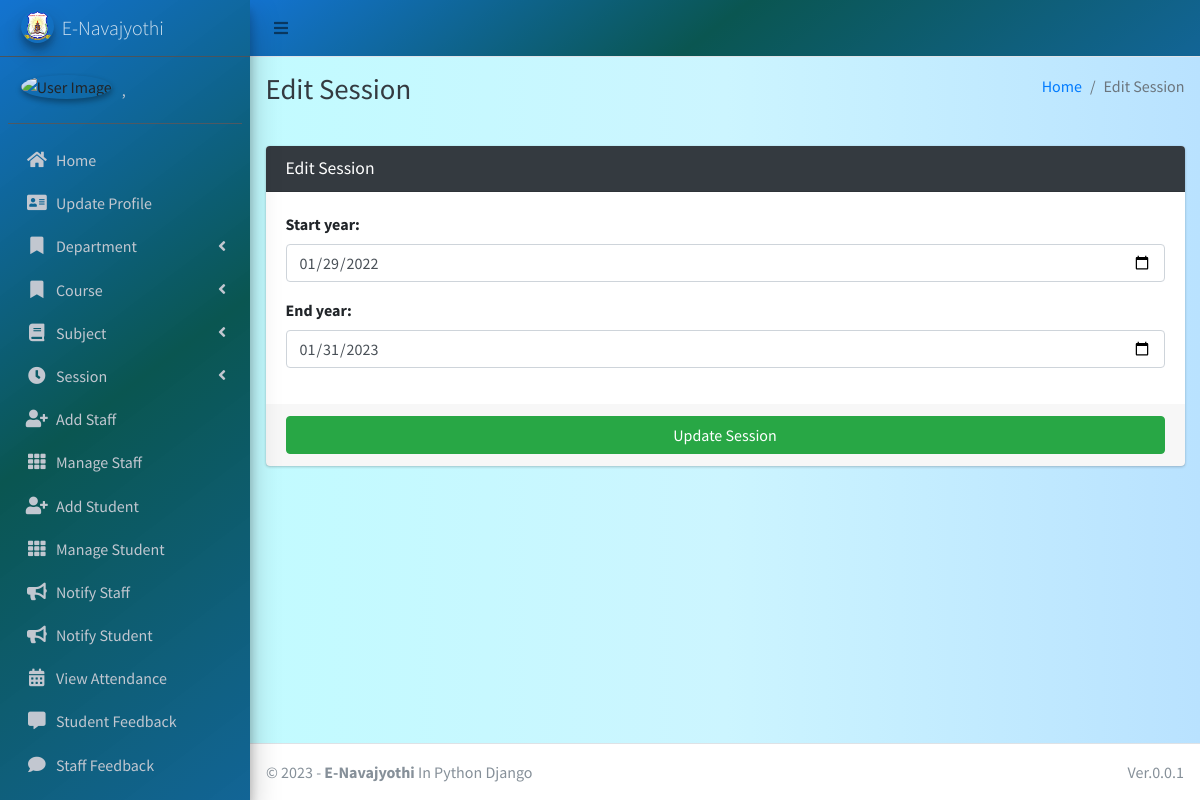
Screenshot of /session/edit/1 (signed in) with the database file from the repository.
### main_app/models.py (models this page shows, shortened)
class CustomUser(AbstractUser):
    USER_TYPE = ((1, "HOD"), (2, "Staff"), (3, "Student"))
    GENDER = [("M", "Male"), ("F", "Female")]
    username = None  # Removed username, using email instead
    email = models.EmailField(unique=True)
    user_type = models.CharField(default=1, choices=USER_TYPE, max_length=1)
    gender = models.CharField(max_length=1, choices=GENDER)
    profile_pic = models.ImageField()
    address = models.TextField()
    fcm_token = models.TextField(default="")  # For firebase notifications
    created_at = models.DateTimeField(auto_now_add=True)
    updated_at = models.DateTimeField(auto_now=True)
    USERNAME_FIELD = "email"
    REQUIRED_FIELDS = []
    objects = CustomUserManager()
    phone_num = models.IntegerField(max_length=12 ,null=True,blank=False)
    aadhar_num = models.IntegerField(max_length=12,null=True,blank=False)
    date_of_birth = models.DateField(null=True,blank=False)
    def __str__(self):
        return self.last_name + ", " + self.first_name

class Session(models.Model):
    start_year = models.DateField()
    end_year = models.DateField()

### main_app/hod_views.py (the view)
def edit_session(request, session_id):
    instance = get_object_or_404(Session, id=session_id)
    form = SessionForm(request.POST or None, instance=instance)
    context = {'form': form, 'session_id': session_id,
               'page_title': 'Edit Session'}
    if request.method == 'POST':
        if form.is_valid():
            try:
                form.save()
                messages.success(request, "Session Updated")
                return redirect(reverse('edit_session', args=[session_id]))
            except Exception as e:
                messages.error(
                    request, "Session Could Not Be Updated " + str(e))
                return render(request, "hod_template/edit_session_template.html", context)
        else:
            messages.error(request, "Invalid Form Submitted ")
            return render(request, "hod_template/edit_session_template.html", context)
    else:
        return render(request, "hod_template/edit_session_template.html", context)

### main_app/forms.py
class SessionForm(FormSettings):
    def __init__(self, *args, **kwargs):
        super(SessionForm, self).__init__(*args, **kwargs)
    class Meta:
        model = Session
        fields = '__all__'
        widgets = {
            'start_year': DateInput(attrs={'type': 'date'}),
            'end_year': DateInput(attrs={'type': 'date'}),
        }

### main_app/templates/hod_template/edit_session_template.html
{% extends 'main_app/base.html' %}
{% load static %}
{% block page_title %}{{page_title}}{% endblock page_title %}
{% block content %}
<section class="content">
    <div class="container-fluid">
        <div class="row">
            <div class="col-md-12">
                <div class="card card-dark">
                    <div class="card-header">
                        <h3 class="card-title">{{page_title}}</h3>
                    </div>
                    {% include "main_app/form_template.html" with messages=messages  form=form button_text="Update Session"%}
                </div>
            </div>
        </div>
    </div>
</section>
{% endblock content %}

### main_app/templates/main_app/sidebar_template.html (shortened to what this page needs)
{% load static %}
<aside class="main-sidebar sidebar-dark-info elevation-4 " style="background: rgb(0,104,205);
background: linear-gradient(143deg, rgba(0,104,205,0.9248949579831933) 0%, rgba(0,79,74,0.9613095238095238) 49%, rgba(0,89,142,0.9276960784313726) 100%);">
    {% if request.user.user_type == '1' %}
    <a href="{% url 'admin_home' %}" class="brand-link">
        <img src="{% static 'dist/img/nava_logo.png' %} " alt="AdminLTE Logo"
            class="brand-image img-circle elevation-3" >
        <span class="brand-text font-weight-light">E-Navajyothi</span>
    </a>
      <div class="sidebar">
        <div class="user-panel mt-3 pb-3 mb-3 d-flex">
            <div class="image">
                <img src="{{ request.user.profile_pic}}" class="img-circle elevation-2" alt="User Image">
            </div>
            <div class="info">
                <a href="#" class="d-block">{{user}}</a>
            </div>
        </div>
        <nav class="mt-2 ">
            <ul class="nav nav-pills nav-sidebar flex-column " data-widget="treeview" role="menu" data-accordion="false">
                <li class="nav-item">
                    {% url 'admin_home' as admin_home %}
                    <a href="{{admin_home}}" class="nav-link {% if admin_home == request.path %} active {% endif %}">
                        <i class="nav-icon fas fa-home"></i>
                        <p >
                            Home
                        </p>
                    </a>
                </li>
                <li class="nav-item">
                    {% url 'admin_view_profile' as admin_view_profile %}
                    <a href="{{admin_view_profile}}"
                        class="nav-link {% if admin_view_profile == request.path %} active {% endif %}">
                        <i class="nav-icon fas fa-address-card"></i>
                        <p>
                            Update Profile
                        </p>
                    </a>
                </li>
            <li class="nav-item has-treeview">
                    <a href="#" class="nav-link">
                        <i class="nav-icon fas fa-bookmark"></i>
                        <p>
                            Department
                            <i class="fas fa-angle-left right"></i>
                        </p>
                    </a>
                </li>
                <li class="nav-item has-treeview">
                    <a href="#" class="nav-link">
                        <i class="nav-icon fas fa-bookmark"></i>
                        <p>
                            Course
                            <i class="fas fa-angle-left right"></i>
                        </p>
                    </a>
                </li>
                <li class="nav-item has-treeview">
                    <a href="#" class="nav-link">
                        <i class="nav-icon fas fa-book"></i>
                        <p>
                            Subject
                            <i class="fas fa-angle-left right"></i>
                        </p>
                    </a>
                </li>
                <li class="nav-item has-treeview">
                    <a href="#" class="nav-link">
                        <i class="nav-icon fas fa-clock"></i>
                        <p>
                            Session
                            <i class="fas fa-angle-left right"></i>
                        </p>
                    </a>
                </li>
                <li class="nav-item">
                    {% url 'add_staff' as add_staff %}
                    <a href="{{add_staff}}" class="nav-link {% if add_staff == request.path %} active {% endif %}">
                        <i class="nav-icon fas fa-user-plus"></i>
                        <p>
                            Add Staff
                        </p>
                    </a>
                </li>
                <li class="nav-item">
                    {% url 'manage_staff' as manage_staff %}
                    {% url 'edit_staff' staff_id as edit_staff %}
                    <a href="{{manage_staff}}"
                        class="nav-link {% if manage_staff == request.path or request.path == edit_staff %} active {% endif %}">
                        <i class="nav-icon fas fa-th"></i>
                        <p>
                            Manage Staff
                        </p>
                    </a>
                </li>
                <li class="nav-item">
                    {% url 'add_student' as add_student%}
                    <a href="{{add_student}}" class="nav-link  {% if add_student == request.path %} active {% endif %}">
                        <i class="nav-icon fas fa-user-plus"></i>
                        <p>
                            Add Student
                        </p>
                    </a>
                </li>
                <li class="nav-item">
                    {% url 'manage_student' as manage_student %}
                    {% url 'edit_student' student_id as edit_student %}
                    <a href="{{manage_student}}"
                        class="nav-link  {% if edit_student == request.path or manage_student == request.path %} active {% endif %}">
                        <i class="nav-icon fas fa-th"></i>
                        <p>
                            Manage Student
                        </p>
                    </a>
                </li>
                <li class="nav-item">
                    {% url 'admin_notify_staff' as admin_notify_staff %}
                    <a href="{{admin_notify_staff}}"
                        class="nav-link {% if admin_notify_staff == request.path %} active {% endif %}">
                        <i class="nav-icon fas fa-bullhorn"></i>
                        <p>
                            Notify Staff
                        </p>
                    </a>
                </li>
                <li class="nav-item">
                    {% url 'admin_notify_student' as admin_notify_student %}
                    <a href="{{admin_notify_student}}"
                        class="nav-link {% if admin_notify_student == request.path %} active {% endif %}">
                        <i class="nav-icon fas fa-bullhorn"></i>
                        <p>
                            Notify Student
                        </p>
                    </a>
                </li>
                <li class="nav-item">
                    {% url 'admin_view_attendance' as admin_view_attendance %}
                <li class="nav-item">
                    <a href="{{admin_view_attendance}}"
                        class="nav-link  {% if admin_view_attendance == request.path %} active {% endif %}">
                        <i class="nav-icon fas fa-calendar-alt"></i>
                        <p>
                            View Attendance
                        </p>
                    </a>
                </li>
                <li class="nav-item">
                    {% url 'student_feedback_message' as student_feedback_message %}
                    <a href="{{ student_feedback_message }}"
                        class="nav-link  {% if student_feedback_message == request.path %} active {% endif %}">
                        <i class="nav-icon fas fa-comment-alt"></i>
                        <p>
                            Student Feedback
                        </p>
                    </a>
                </li>
                <li class="nav-item">
                    {% url 'staff_feedback_message' as staff_feedback_message %}
                    <a href="{{staff_feedback_message}}"
                        class="nav-link   {% if staff_feedback_message == request.path %} active {% endif %}">
                        <i class="nav-icon fas fa-comment"></i>
                        <p>
                            Staff Feedback
                        </p>
                    </a>
                </li>
                <li class="nav-item">
                    {% url 'view_staff_leave' as view_staff_leave %}
                    <a href="{{view_staff_leave}}"
                        class="nav-link  {% if view_staff_leave == request.path %} active {% endif %}">
                    </a>
                </li>
                                        {% endif %}
                                    </ul>
                                </nav>
                            </div>
</aside>

### main_app/templates/main_app/form_template.html (shortened to what this page needs)
<form role="form" method="POST" enctype="multipart/form-data">
    <div class="card-body">
        {% for field in form  %}
        <div class="form-group">
            {{field.label_tag}}
            {{field}}
        </div>
        {% endfor %}
    </div>
    <div class="card-footer">
        <button type="submit" class="btn btn-success btn-block">
            {% if button_text %}
            {{button_text}}
            {% else %}
            Submit
            {% endif %}
        </button>
    </div>
</form>

### rows the page displays
CustomUser: last_name+first_name ","
Session: form "01/29/2022" "01/31/2023"

### other values shown
{{ page_title }} "Edit Session"
{{ field.label_tag }} "Start year:" "End year:"
{{ button_text }} "Update Session"
